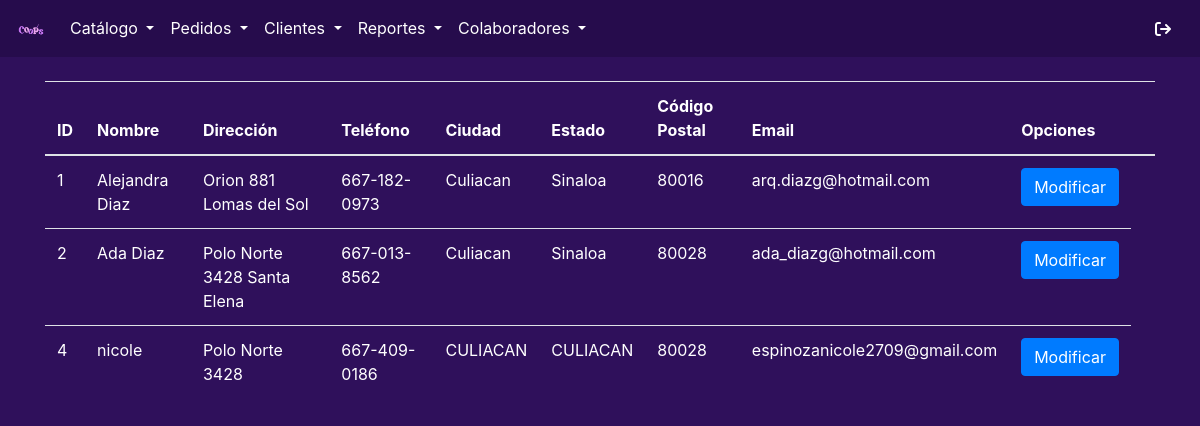
Page /visualizarCliente.php on the committed database.
### tables this page shows
CREATE TABLE `cliente` (
  `id_cliente` int(11) NOT NULL,
  `nombre` text NOT NULL,
  `direccion` text NOT NULL,
  `estado` text NOT NULL,
  `ciudad` text NOT NULL,
  `telefono` text NOT NULL,
  `email` text NOT NULL,
  `cp` text NOT NULL
);

### visualizarCliente.php (the view, shortened to what this page needs)
<!DOCTYPE html>
<html lang="en">
<head>
    <link rel="stylesheet" href="css/bootstrap.css">
    <link rel="stylesheet" href="css/all.css">
</head>
<body style="background-color: #2f105b;">
    <?php include 'menu.php'?>
    <?php
      include 'conexion.php';
      $query="SELECT * FROM cliente";
      $resultado=$conexion->query($query);
    ?>
    <br>
    <div class="container">
    <div class="row">
            <div class="col-12">
                <table class="table" style="color: white;">
                    <thead>
                        <tr>
                            <th>ID</th>
                            <th>Nombre</th>
                            <th>Dirección</th>
                            <th>Teléfono</th>
                            <th>Ciudad</th>
                            <th>Estado</th>
                            <th>Código Postal</th>
                            <th>Email</th>
                            <th>Opciones</th>
                            <th></th>
                        </tr>
                    </thead>
                    <tbody>
                        <?php
                        if($resultado->num_rows > 0) {
                        while($row = $resultado->fetch_assoc()){
                        ?>
                        <tr>
                            <td><?php echo $row['id_cliente']; ?></td>
                            <td><?php echo $row['nombre']; ?></td>
                            <td><?php echo $row['direccion']; ?></td>
                            <td><?php echo $row['telefono']; ?></td>
                            <td><?php echo $row['ciudad']; ?></td>
                            <td><?php echo $row['estado']; ?></td>
                            <td><?php echo $row['cp']; ?></td>
                            <td><?php echo $row['email']; ?></td>
                            <td>
                                <a href="modificarCliente.php?id_cliente=<?php echo $row["id_cliente"]; ?>" class="btn btn-primary">Modificar</a>
                            </td>
                        </tr>
                        <?php
                            }
                            }
                        ?>
                    </tbody>
                </table>
            </div>
        </div>
    </div>
</body>
</html>

### rows in the picture
cliente: id_cliente "1", nombre "Alejandra Diaz", direccion "Orion 881 Lomas del Sol", telefono "667-182-0973", ciudad "Culiacan", estado "Sinaloa", cp "80016", email "arq.diazg@hotmail.com"
cliente: id_cliente "2", nombre "Ada Diaz", direccion "Polo Norte 3428 Santa Elena", telefono "667-013-8562", ciudad "Culiacan", estado "Sinaloa", cp "80028", email "ada_diazg@hotmail.com"
cliente: id_cliente "4", nombre "nicole", direccion "Polo Norte 3428", telefono "667-409-0186", ciudad "CULIACAN", estado "CULIACAN", cp "80028", email "espinozanicole2709@gmail.com"
